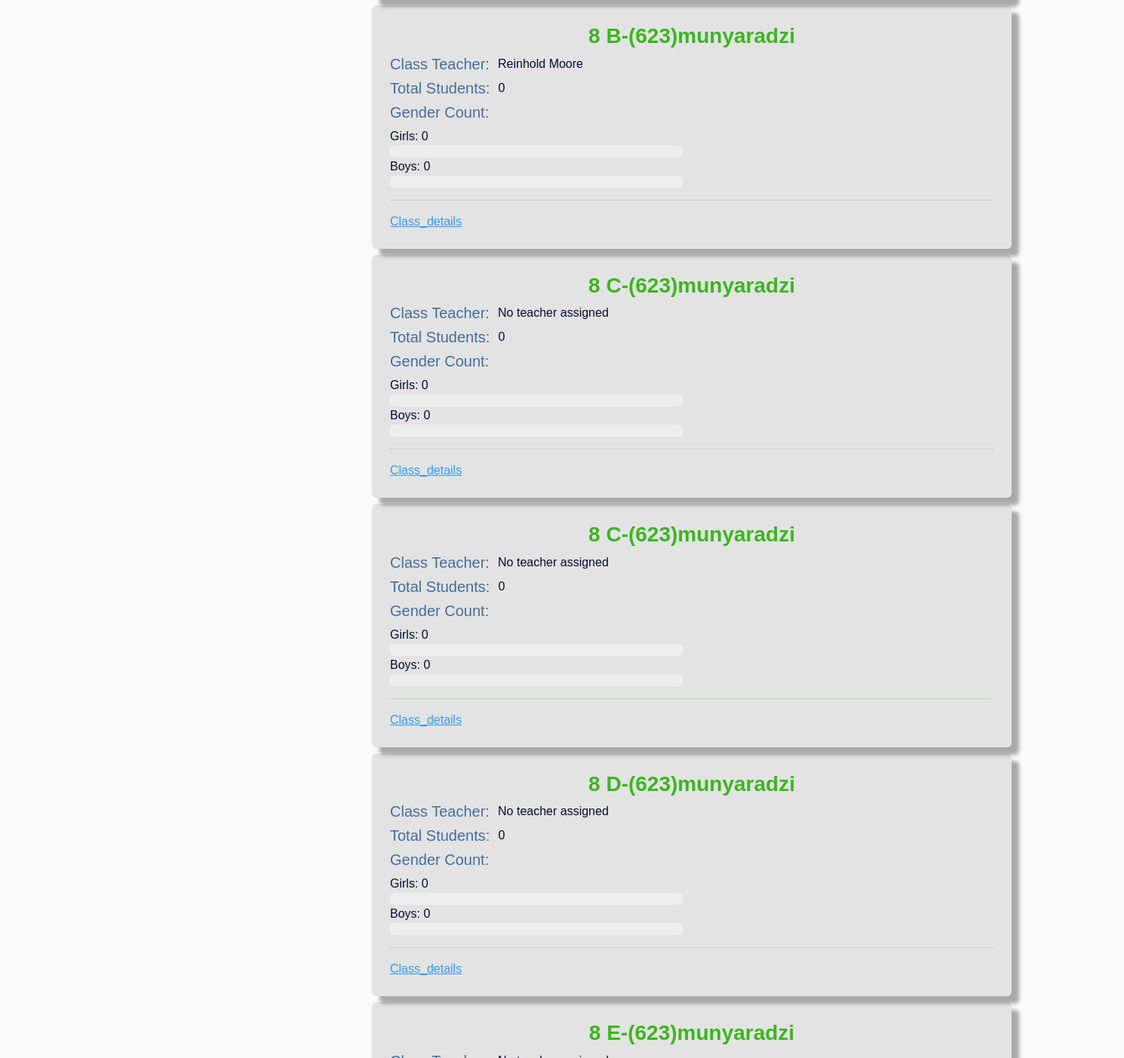
Page /all_classes/ (signed in, middle part) on the earlier database version.
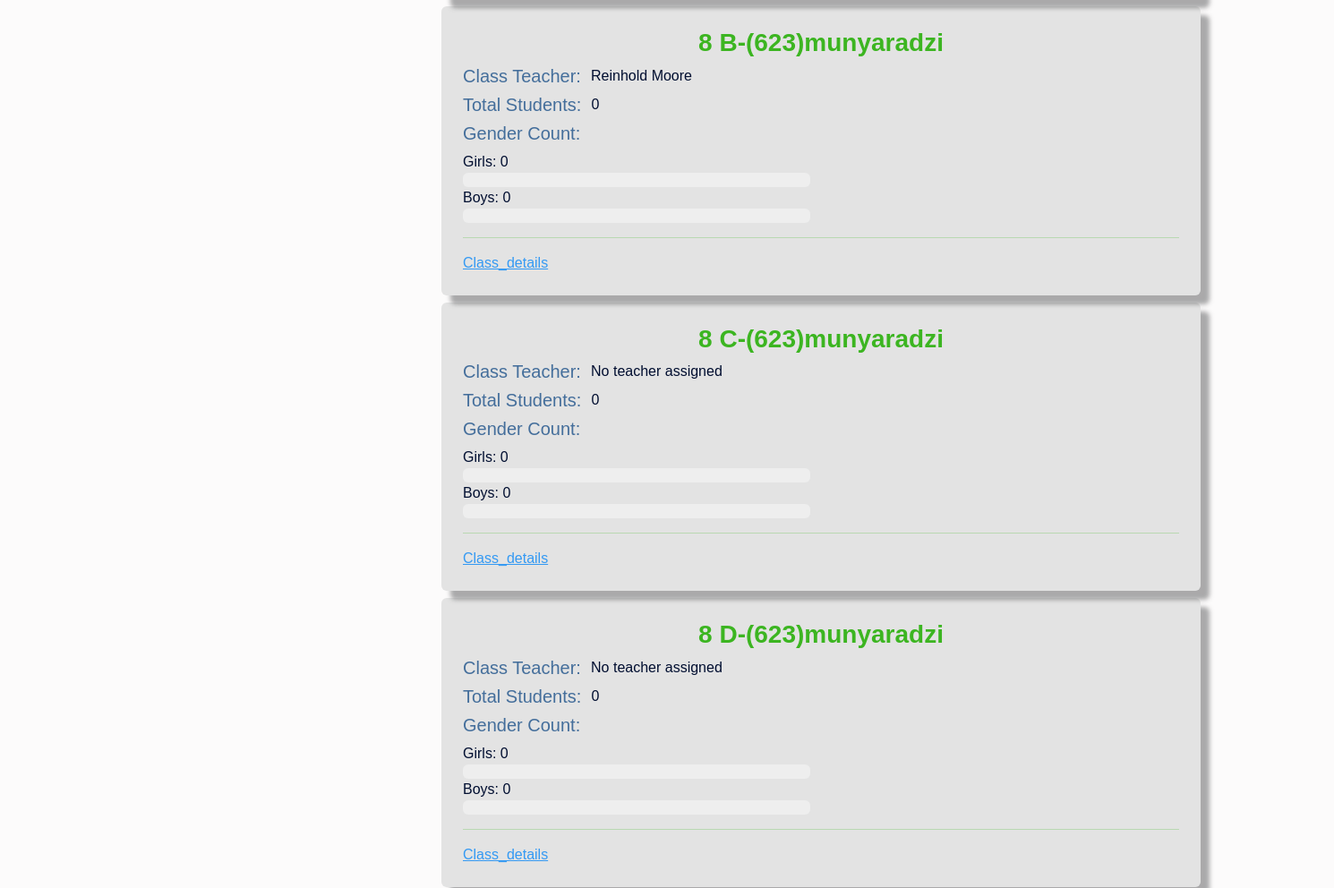
Same page on the later database version.
### student/models.py (models this page shows, shortened)
class ClassRoom(models.Model):
    name      = models.ForeignKey(ClassName, on_delete=models.CASCADE)
    grd_level = models.ForeignKey(GradeLevel, on_delete=models.CASCADE, null=True, blank=True)
    students  = models.ManyToManyField(StudentProfile, blank=True)
    class_teacher = models.ForeignKey(CustomUser, on_delete=models.SET_NULL, null=True, blank=True, related_name='assigned_class')
    max_capacity  = models.PositiveIntegerField(default=45)
    date          = models.DateField(auto_now_add=True)
    year          = models.ForeignKey(AcademicCalendar, on_delete=models.CASCADE, null=True, blank=True)
    class Meta:
        ordering = ['name']

### customsettings/models.py (models this page shows)
class ClassName(models.Model):
    CLASS_CHOICES = [
        ('A', 'A'),('B', 'B'),('C', 'C'),('D', 'D'),('E', 'E'),
    ]
    schoolprofile  = models.ForeignKey(SchoolProfile, on_delete=models.CASCADE,blank=True, null=True)
    grd_level      = models.ForeignKey(GradeLevel, on_delete=models.CASCADE, null=True, blank=True)
    classname      = models.CharField(max_length= 1, choices=CLASS_CHOICES)
    academic_year  = models.ForeignKey(AcademicCalendar, on_delete=models.CASCADE, null=True, blank=True)
    date           = models.DateField(auto_now_add=True)
    def __str__(self):
        return f"{self.grd_level} {self.classname}-({self.academic_year}){self.schoolprofile }"

class SchoolProfile(models.Model):
    school_name  = models.OneToOneField(District_School_Registration, on_delete=models.CASCADE, blank=True, null=True)
    school_logo  = models.ImageField(upload_to='school_logos/', blank=True, null=True)
    facebook     = models.URLField(blank=True)
    twitter      = models.URLField(blank=True)
    instagram    = models.URLField(blank=True)
    school_subjects   = models.ManyToManyField('SchoolSubject')
    is_setup_complete = models.BooleanField(default=False)
    def __str__(self):
       return f'{self.school_name}'

### district/models.py (models this page shows)
class GradeLevel(models.Model):
    class GradeLevels(models.IntegerChoices):
        EIGHT  = 8, '8'
        NINE   = 9, '9'
        TEN    = 10, '10'
        ELEVEN = 11, '11'
        TWELVE = 12, '12'
    grade_level = models.IntegerField(choices=GradeLevels.choices)
    def __str__(self):
        return str(self.grade_level)

class AcademicCalendar(models.Model):
    academic_year = models.PositiveIntegerField(default=datetime.datetime.now().year, blank=True, null=True)
    term_1_start_date = models.DateField(blank=True, null=True)
    term_1_end_date = models.DateField(blank=True, null=True)
    term_2_start_date = models.DateField(blank=True, null=True)
    term_2_end_date = models.DateField(blank=True, null=True)
    term_3_start_date = models.DateField(blank=True, null=True)
    term_3_end_date = models.DateField(blank=True, null=True)
    is_current = models.BooleanField(default=True)
    def __str__(self):
        return f'{self.academic_year}'

class District_School_Registration(models.Model):
    school_name   = models.CharField(max_length=255,blank=True, null=True)
    address       = models.TextField(blank=True, null=True)
    phone_number  = models.CharField(max_length=20,blank=True, null=True)
    email         = models.EmailField(blank=True, null=True)
    def __str__(self):
        return f'{self.school_name}'

### customadmin/models.py (models this page shows, shortened)
class CustomUser(AbstractBaseUser, PermissionsMixin):
    USER_TYPE = (
        ('student', 'STUDENT'),
        ('teacher', 'TEACHER'),
        ('school_admin', 'SCHOOL_ADMIN'),
        ('deputy_head', 'DEPUTY_HEAD'),
        ('school_head', 'SCHOOL_HEAD'),
        ('district_admin', 'DISTRICT_ADMIN'),
    )
    POSITION = (
        ('admin', 'ADMIN'),
        ('user', 'USER'),
        ('staff', 'STAFF'),
        ('student', 'STUDENT'),
    )
    email       = models.EmailField(unique=True)
    first_name  = models.CharField(max_length=30)
    last_name   = models.CharField(max_length=30)
    position    = models.CharField(max_length=30, choices=POSITION)
    user_type   = models.CharField(max_length=30, choices=USER_TYPE)
    is_active   = models.BooleanField(default=True)
    is_staff    = models.BooleanField(default=False)
    is_school_superuser = models.BooleanField(default=False)
    objects     = CustomUserManager()
    USERNAME_FIELD = 'email'
    REQUIRED_FIELDS = ['first_name', 'last_name']
    def __str__(self):
        return f'{self.first_name} {self.last_name}'

### student/views.py (the view)
# urls.py: path('all_classes/', views.all_classes,name='all_classes'),
@login_required
@user_passes_test(lambda u: u.is_superuser or u.user_type == 'school_admin')
def all_classes(request):
    classes = ClassRoom.objects.all().select_related('name__grd_level')
    grade_level_data = {}
    for classroom in classes:
        class_students = classroom.students.all()
        total_students = class_students.count()
        male_count = class_students.filter(gender='male').count()
        female_count = class_students.filter(gender='female').count()
        grade_level = classroom.name.grd_level
        if grade_level not in grade_level_data:
            grade_level_data[grade_level] = []
        total_count = male_count + female_count
        female_percentage = (female_count / total_count) * 100 if total_count > 0 else 0
        male_percentage = (male_count / total_count) * 100 if total_count > 0 else 0
        grade_level_data[grade_level].append({
            'classroom_pk': classroom.pk,  # Use classroom.pk instead of classroom.id
            'classroom': classroom,
            'total_students': total_students,
            'male_count': male_count,
            'female_count': female_count,
            'female_percentage': female_percentage,
            'male_percentage': male_percentage,
        })
    return render(request, 'student/all_classes.html', {'grade_level_data': grade_level_data })

### customadmin/templatetags/custom_tags.py (called while the page is built)
@register.simple_tag
def get_dashboard_url(user):
    if user.groups.filter(name='student').exists():
        return reverse('high_level_dashboard')
    elif user.groups.filter(name='staff').exists():
        return reverse('teacher_dashboard')
    elif user.groups.filter(name='school_admin').exists():
        return reverse('school_admin_dashboard')
    elif user.groups.filter(name='deputy_head').exists():
        return reverse('deputy_head_dashboard')
    elif user.groups.filter(name='school_head').exists():
        return reverse('school_head_dashboard')
    else:
        return reverse('default_dashboard')

### templates/student/all_classes.html (shortened to what this page needs)
{% extends 'partials/base.html' %}
{% load crispy_forms_tags %}
{% block content %}
<div class="container justify-content-center">
    <div class="col-lg-8 offset-1 ">
            {% for grade_level, class_data in grade_level_data.items %}
            <div id="grade{{ grade_level }}" class="tabcontent {% if forloop.first %}active{% endif %}">
                {% for data in class_data %}
                <div class="class-details shado bg1 m-2 p-4 rounded">
                    <h3 class="text-success text-center"><strong>{{ data.classroom.name }}</strong></h3>
                    <div class="d-flex">
                        <h5 class="text-primary">Class Teacher:&nbsp;&nbsp;</h5>
                        {{ data.classroom.class_teacher.first_name|default:"No teacher assigned" }} {{ data.classroom.class_teacher.last_name|default:"" }}
                    </div>
                    <div class="d-flex">
                        <h5 class="text-primary">Total Students:&nbsp;&nbsp;</h5>
                        {{ data.total_students }}
                    </div>
                    <div class="d-flex">
                        <h5 class="text-primary">Gender Count:</h5>
                    </div>
                    <div class="row">
                        <div class="col-md-6">
                           Girls: {{ data.female_count }}
                    <div class="progress">
                    </div>
                    Boys: {{ data.male_count }}
                    <div class="progress">
                    </div>
                        </div>
                    </div>
                    <hr class="text-success">
                    <a href="{% url 'classroom_details' pk=data.classroom_pk %}">Class_details</a>&nbsp;&nbsp;
                </div>
                {% endfor %}
            </div>
            {% endfor %}
        </div>
    </div>
</div>
{% endblock %}

Differences in the rows shown:
removed ClassRoom: classroom.name "8 C-(623)munyaradzi", classroom.class_teacher.first_name "No teacher assigned", total_students "0", female_count "0", male_count "0"
computed for GradeLevel: loses ClassRoom (classroom.name "8 E-(623)munyaradzi")
